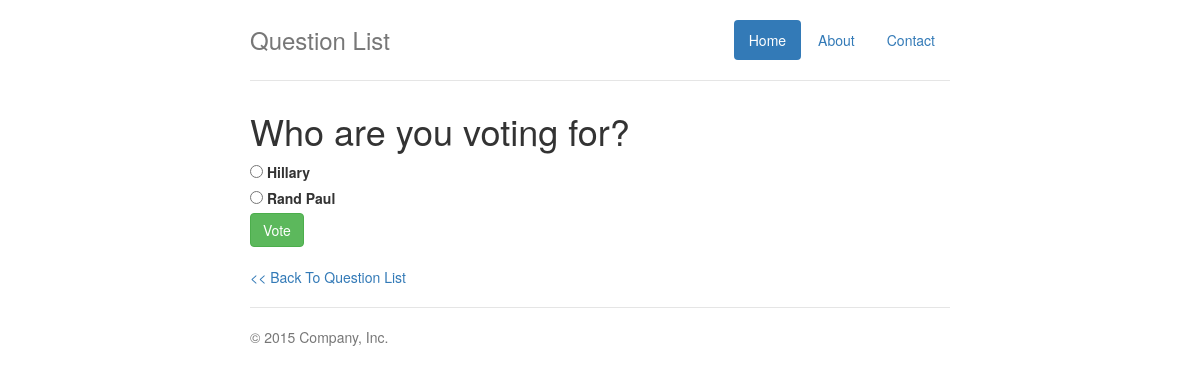
The page /polls/1/ on the database its author committed.
### polls/models.py (models this page shows, shortened)
class Question(models.Model):
	question_text = models.CharField(max_length=200)
	pub_date = models.DateTimeField('date published')
	def was_published_in_last_7_days(self):
		now = timezone.now()
		return timezone.now() - datetime.timedelta(days=7) <= self.pub_date <= now
	was_published_in_last_7_days.admin_order_field = 'pub_date'
	was_published_in_last_7_days.boolean = True
	was_published_in_last_7_days.short_description = 'Published This Week?'

class Choice(models.Model):
	choice_text = models.CharField(max_length=200)
	votes = models.IntegerField(default=0)
	question = models.ForeignKey(Question)

### polls/views.py (the view)
# urls.py: url(r'^(?P<pk>[0-9]+)/$', views.DetailView.as_view(), name='detail'),
class DetailView(generic.DetailView):
    model = Question
    template_name = 'polls/detail.html'
    def get_queryset(self):
        return Question.objects.filter(pub_date__lte=timezone.now())

### polls/templates/polls/detail.html (shortened to what this page needs)
{% extends "polls/base.html" %}
{% block main_content %}
	<h1>{{ question.question_text }}</h1>
  <form action="{% url 'polls:vote' question.id %}" method="post">
		{% for choice in question.choice_set.all %}
			<input type="radio" name="choice" id="choice{{ forloop.counter }}" value="{{ choice.id }}"/>
      <label for="choice{{ forloop.counter }}">{{ choice.choice_text }}</label> </br>
		{% endfor %}
    <input type="submit" class="btn btn-success" value="Vote" />
  </form>
  <a href="{% url 'polls:index' %}"><< Back To Question List</a>
{% endblock %}

### polls/static/polls/style.css (style rules this page uses)
body { padding-top: 20px; padding-bottom: 20px; }

### rows shown on the page
Question: question_text "Who are you voting for?"
Choice: choice_text "Hillary"
Choice: choice_text "Rand Paul"
